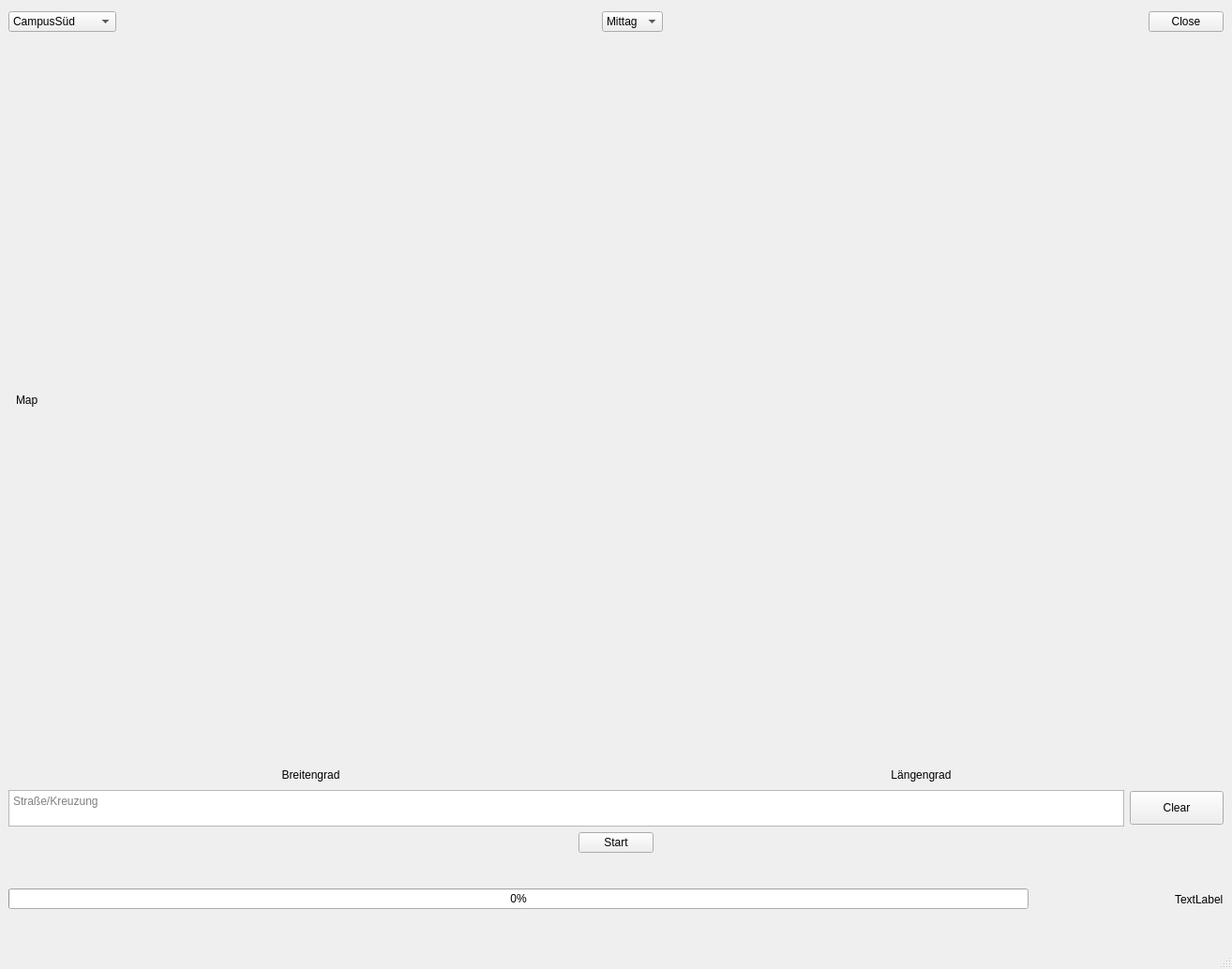
<?xml version="1.0" encoding="UTF-8"?>
<ui version="4.0">
 <class>MainWindow</class>
 <widget class="QMainWindow" name="MainWindow">
  <property name="geometry">
   <rect>
    <x>0</x>
    <y>0</y>
    <width>1314</width>
    <height>1034</height>
   </rect>
  </property>
  <property name="windowTitle">
   <string>MainWindow</string>
  </property>
  <widget class="QWidget" name="centralwidget">
   <layout class="QVBoxLayout" name="verticalLayout">
    <item>
     <layout class="QHBoxLayout" name="OrtZeitClose">
      <item>
       <widget class="QComboBox" name="Location">
        <item>
         <property name="text">
          <string>CampusSüd</string>
         </property>
        </item>
        <item>
         <property name="text">
          <string>Kaiserstraße</string>
         </property>
        </item>
        <item>
         <property name="text">
          <string>Hbf</string>
         </property>
        </item>
        <item>
         <property name="text">
          <string>Gewerbegebiet</string>
         </property>
        </item>
        <item>
         <property name="text">
          <string>Neureut</string>
         </property>
        </item>
        <item>
         <property name="text">
          <string>Südstadt</string>
         </property>
        </item>
        <item>
         <property name="text">
          <string>Zoo</string>
         </property>
        </item>
        <item>
         <property name="text">
          <string>Schloss</string>
         </property>
        </item>
       </widget>
      </item>
      <item>
       <spacer name="horizontalSpacer_4">
        <property name="orientation">
         <enum>Qt::Horizontal</enum>
        </property>
        <property name="sizeHint" stdset="0">
         <size>
          <width>108</width>
          <height>28</height>
         </size>
        </property>
       </spacer>
      </item>
      <item>
       <widget class="QComboBox" name="Time">
        <item>
         <property name="text">
          <string>Mittag</string>
         </property>
        </item>
        <item>
         <property name="text">
          <string>Abend</string>
         </property>
        </item>
        <item>
         <property name="text">
          <string>Nacht</string>
         </property>
        </item>
       </widget>
      </item>
      <item>
       <spacer name="horizontalSpacer">
        <property name="orientation">
         <enum>Qt::Horizontal</enum>
        </property>
        <property name="sizeHint" stdset="0">
         <size>
          <width>118</width>
          <height>28</height>
         </size>
        </property>
       </spacer>
      </item>
      <item>
       <widget class="QPushButton" name="Close">
        <property name="text">
         <string>Close</string>
        </property>
       </widget>
      </item>
     </layout>
    </item>
    <item>
     <layout class="QHBoxLayout" name="Karte">
      <item>
       <spacer name="horizontalSpacer_6">
        <property name="orientation">
         <enum>Qt::Horizontal</enum>
        </property>
        <property name="sizeHint" stdset="0">
         <size>
          <width>40</width>
          <height>20</height>
         </size>
        </property>
       </spacer>
      </item>
      <item>
       <widget class="QLabel" name="Map">
        <property name="minimumSize">
         <size>
          <width>1280</width>
          <height>768</height>
         </size>
        </property>
        <property name="maximumSize">
         <size>
          <width>1280</width>
          <height>768</height>
         </size>
        </property>
        <property name="text">
         <string>Map</string>
        </property>
        <property name="alignment">
         <set>Qt::AlignLeading|Qt::AlignLeft|Qt::AlignVCenter</set>
        </property>
       </widget>
      </item>
      <item>
       <spacer name="horizontalSpacer_5">
        <property name="orientation">
         <enum>Qt::Horizontal</enum>
        </property>
        <property name="sizeHint" stdset="0">
         <size>
          <width>40</width>
          <height>20</height>
         </size>
        </property>
       </spacer>
      </item>
     </layout>
    </item>
    <item>
     <layout class="QHBoxLayout" name="BreiteLnge">
      <item>
       <widget class="QLabel" name="Lon_Pos">
        <property name="maximumSize">
         <size>
          <width>16777215</width>
          <height>20</height>
         </size>
        </property>
        <property name="text">
         <string>Breitengrad</string>
        </property>
        <property name="alignment">
         <set>Qt::AlignCenter</set>
        </property>
       </widget>
      </item>
      <item>
       <widget class="QLabel" name="Lat_Pos">
        <property name="maximumSize">
         <size>
          <width>16777215</width>
          <height>20</height>
         </size>
        </property>
        <property name="layoutDirection">
         <enum>Qt::LeftToRight</enum>
        </property>
        <property name="text">
         <string>Längengrad</string>
        </property>
        <property name="alignment">
         <set>Qt::AlignCenter</set>
        </property>
       </widget>
      </item>
     </layout>
    </item>
    <item>
     <layout class="QHBoxLayout" name="Kommentar">
      <item>
       <widget class="QPlainTextEdit" name="Position">
        <property name="maximumSize">
         <size>
          <width>2000</width>
          <height>39</height>
         </size>
        </property>
        <property name="placeholderText">
         <string>Straße/Kreuzung</string>
        </property>
       </widget>
      </item>
      <item>
       <widget class="QPushButton" name="ClearPosition">
        <property name="minimumSize">
         <size>
          <width>100</width>
          <height>36</height>
         </size>
        </property>
        <property name="maximumSize">
         <size>
          <width>72</width>
          <height>36</height>
         </size>
        </property>
        <property name="text">
         <string>Clear</string>
        </property>
       </widget>
      </item>
     </layout>
    </item>
    <item>
     <layout class="QHBoxLayout" name="Startknopf">
      <item>
       <spacer name="horizontalSpacer_2">
        <property name="orientation">
         <enum>Qt::Horizontal</enum>
        </property>
        <property name="sizeHint" stdset="0">
         <size>
          <width>208</width>
          <height>20</height>
         </size>
        </property>
       </spacer>
      </item>
      <item>
       <widget class="QPushButton" name="StartMeasurement">
        <property name="text">
         <string>Start</string>
        </property>
       </widget>
      </item>
      <item>
       <spacer name="horizontalSpacer_3">
        <property name="orientation">
         <enum>Qt::Horizontal</enum>
        </property>
        <property name="sizeHint" stdset="0">
         <size>
          <width>168</width>
          <height>20</height>
         </size>
        </property>
       </spacer>
      </item>
     </layout>
    </item>
    <item>
     <layout class="QHBoxLayout" name="horizontalLayout">
      <item>
       <widget class="QProgressBar" name="Progress">
        <property name="enabled">
         <bool>true</bool>
        </property>
        <property name="minimum">
         <number>0</number>
        </property>
        <property name="maximum">
         <number>48</number>
        </property>
        <property name="value">
         <number>0</number>
        </property>
       </widget>
      </item>
      <item>
       <spacer name="horizontalSpacer_7">
        <property name="orientation">
         <enum>Qt::Horizontal</enum>
        </property>
        <property name="sizeType">
         <enum>QSizePolicy::Fixed</enum>
        </property>
        <property name="sizeHint" stdset="0">
         <size>
          <width>150</width>
          <height>20</height>
         </size>
        </property>
       </spacer>
      </item>
      <item>
       <widget class="QLabel" name="amp_max">
        <property name="text">
         <string>TextLabel</string>
        </property>
       </widget>
      </item>
     </layout>
    </item>
   </layout>
  </widget>
  <widget class="QStatusBar" name="statusbar"/>
  <widget class="QMenuBar" name="menubar">
   <property name="geometry">
    <rect>
     <x>0</x>
     <y>0</y>
     <width>1314</width>
     <height>28</height>
    </rect>
   </property>
  </widget>
 </widget>
 <resources/>
 <connections>
  <connection>
   <sender>ClearPosition</sender>
   <signal>clicked()</signal>
   <receiver>Position</receiver>
   <slot>clear()</slot>
   <hints>
    <hint type="sourcelabel">
     <x>1199</x>
     <y>814</y>
    </hint>
    <hint type="destinationlabel">
     <x>1121</x>
     <y>826</y>
    </hint>
   </hints>
  </connection>
 </connections>
</ui>
